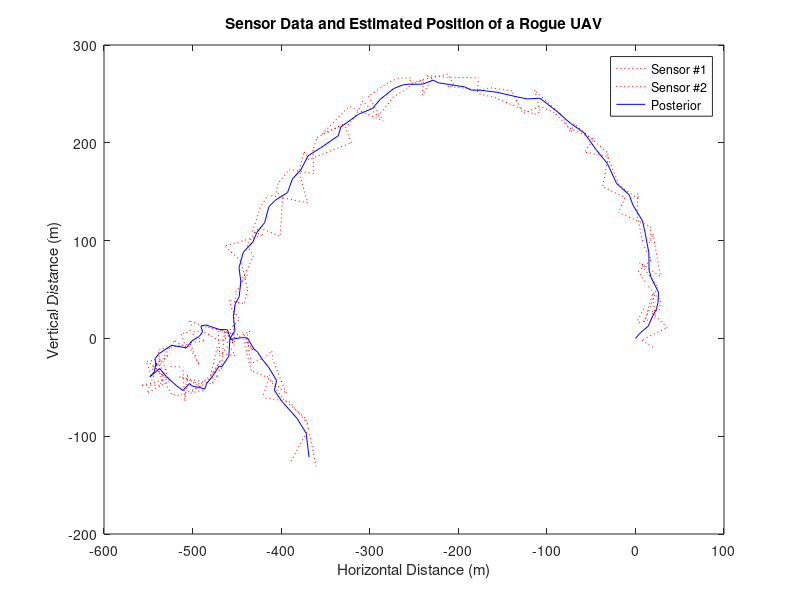

This figure's MATLAB source:
%function [KF_xy]=KF(measurements, model)

%
% Load the T={0,..,100} data from each of the two observation towers
%
x = load('obs.dat')';
%
% Invariant definitions for the problem
%
% Time step is 1 second
delta_t = 1;
% Random acceleration, noise for w_t's Gaussian
Gamma = zeros(6,6);
Gamma(1,1) = 0.0001;
Gamma(2,2) = 0.0001;
Gamma(3,3) = 0.0001;
Gamma(4,4) = 0.0001;
Gamma(5,5) = 0.1;
Gamma(6,6) = 0.1;
% Position noise in observation data for v_t's Gaussian
Sigma = zeros(4,4);
Sigma(1,1) = 100;
Sigma(1,2) = 10;
Sigma(2,1) = 10;
Sigma(2,2) = 100;
Sigma(3,3) = 100;
Sigma(3,4) = 10;
Sigma(4,3) = 10;
Sigma(4,4) = 100;
% A is the transition matrix
A = zeros(6,6);
% Update distance based on d_t + v_t*t + 1/2*a_t*t^2
A(1,:) = [1 0 delta_t 0 (0.5 * (delta_t)^2) 0];
A(2,:) = [0 1 0 delta_t 0 (0.5 * (delta_t)^2)];
% Update velocity based on v_t + a_t*t
A(3,:) = [0 0 1 0 delta_t 0];
A(4,:) = [0 0 0 1 0 delta_t];
% Update acceleration based on a_t
A(5,:) = [0 0 0 0 1 0];
A(6,:) = [0 0 0 0 0 1];
% C is the observation matrix
C = zeros(4,6);
% Each observation is derived solely from the position of the UAV at a
% certain time t, plus some Gaussian noise that we'll add in later

C(1,:) = [1 0 0 0 0 0];
C(2,:) = [0 1 0 0 0 0];
C(3,:) = [1 0 0 0 0 0];
C(4,:) = [0 1 0 0 0 0];
%
% Kalman filter
% Start with an initial state (subject to some noise), then work our way
% through the next t_max timesteps using Kalman equations
%
% t_max is total number of time steps
t_max = 100;
z = zeros(6,t_max);
% Initial state: (0,0)m at velocity (6,6)m/s and acceleration (0,0)m/s^2
% subject to noise V_0 = 6x6 identity matrix
z(:,1) = [0; 0; 6; 6; 0; 0];
% Add on the z_0 = N(z_0 | u_0, V_0) Gaussian noise
z(:,1) = z(:,1) + mvnpdf(z(:,1), 0, eye(6));
% Error covariance matrix of our system
cov_V = eye(6);
% z_{t+1} = A z_t + w_t
% x_t = C z_t + v_t
for i=2:(t_max)
    % Kalman Filter equations from:
    % http://www.cs.unc.edu/~welch/media/pdf/kalman_intro.pdf
    % Predict Step
    temp_z = A * z(:,i-1);
    temp_cov_V = A * cov_V * A' + Gamma;
    % Correct Step
    gain = temp_cov_V * C' / (C * temp_cov_V * C' + Sigma);
    z(:,i) = temp_z + gain*(x(:,i) - C * temp_z);
    cov_V = (eye(6) - gain*C) * temp_cov_V;
end
%
% Plot the sensor data and sequence of posterior distribution means for the
% (x, y)-positions of the UAV.
%
figure
plot(x(1,:),x(2,:),'r:',x(3,:),x(4,:),'r:',z(1,:),z(2,:),'b-');
xlabel('Horizontal Distance (m)');
ylabel('Vertical Distance (m)');
title('Sensor Data and Estimated Position of a Rogue UAV');
legend('Sensor #1', 'Sensor #2', 'Posterior');
%
% Report UAV's posterior position distribution at t = 100. This is a
% multivariate Gaussian, and can be reported as its mean and 6x6 covariance
% matrix.
%
z(:,t_max)
cov_V


%


